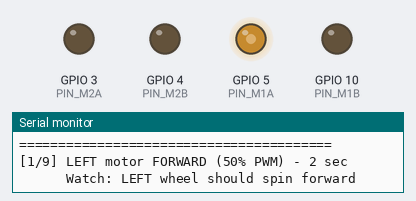
Bench run of a sketch on a simulated Seeed XIAO ESP32-C3. On the bench: output pins drawn as LEDs (lit = HIGH), the last lines printed to the serial monitor.

Above: at 3.1 s.
At 6.1 s:
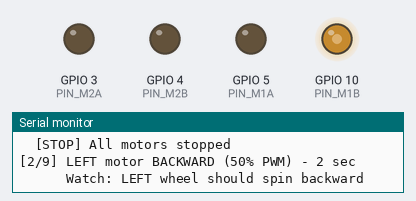
At 9.1 s:
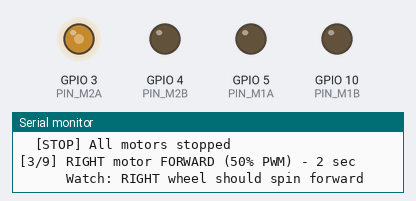
At 18.1 s:
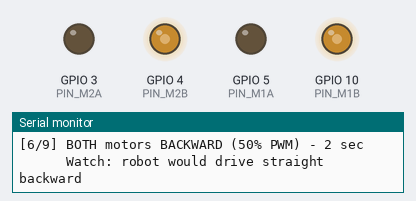
At 25.6 s:
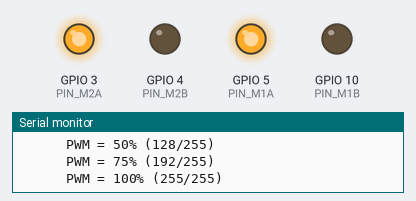
At 33.1 s:
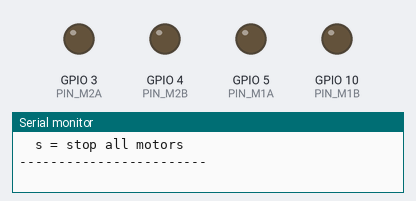
Timing chart, 0 to 34.6 s (numbered marks = the images above):
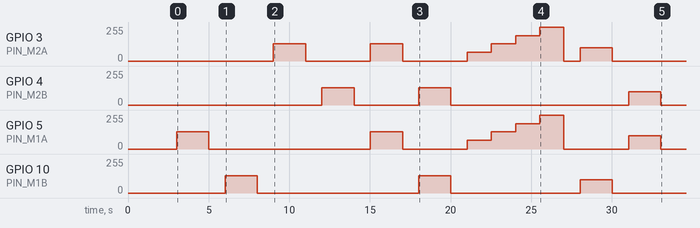

The sketch:

ESP32_C3_MDD3A_Motor_Driver.ino
```cpp
/*
  test_motors_mdd3a.ino — XIAO ESP32-C3 + Cytron MDD3A
  ========================================================

  PURPOSE:
    Test the Cytron MDD3A motor driver in isolation BEFORE
    running the full balance robot code. No IMU, no RPi UART,
    no PPO policy — just direct motor control to confirm:

      1. Both motors spin in the correct direction
      2. PWM speed control works at different duty cycles
      3. Wiring (M1A/M1B/M2A/M2B) is correct
      4. Left and right motors are not swapped

  WIRING (Cytron MDD3A, confirmed GPIO numbers):
    M1A = GPIO5    left motor forward PWM
    M1B = GPIO10   left motor backward PWM
    M2A = GPIO3    right motor forward PWM
    M2B = GPIO4    right motor backward PWM
    GND = shared with battery negative
    VCC (battery+) = 3S LiPo positive, 4-16V range

  HOW TO USE:
    1. Wire up MDD3A per above, motors connected to M1/M2 outputs
    2. Upload this sketch
    3. Open Serial Monitor at 115200 baud
    4. Robot will run through a fixed test sequence automatically
    5. Watch physically which wheel moves and in which direction
    6. Note results, then send single-letter commands via
       Serial Monitor to test manually:

  MANUAL COMMANDS (type in Serial Monitor, press Enter):
    f = both motors forward  (slow, 30% PWM)
    b = both motors backward (slow, 30% PWM)
    l = left motor only, forward
    r = right motor only, forward
    j = turn LEFT  (pivot — left back, right forward)
    k = turn RIGHT (pivot — left forward, right back)
    1 = test 25% PWM both forward
    2 = test 50% PWM both forward
    3 = test 75% PWM both forward
    4 = test 100% PWM both forward
    s = stop all motors

  WHAT TO CHECK:
    - Does "left motor forward" actually spin the LEFT wheel
      in the direction that would drive the robot FORWARD?
    - Does "right motor forward" spin the RIGHT wheel forward?
    - If a wheel spins backward when commanded forward, swap
      M_A and M_B wires for that motor (do not change code —
      easier to physically swap two wires than re-flash).
    - TURN LEFT: left wheel back, right wheel forward — robot
      should pivot counter-clockwise (turning left) in place.
    - TURN RIGHT: left wheel forward, right wheel back — robot
      should pivot clockwise (turning right) in place.
    - Does motor speed visibly increase from 25% to 100% PWM?
    - Does the motor respond promptly, no major delay or stutter?

  SAFETY:
    Lift the robot off the ground or remove wheels before testing
    so it does not drive off the table while you are watching pins.
*/

// ── Motor pins — Cytron MDD3A ─────────────────────────────────
// Pin assignment matches actual physical wiring on this robot
#define PIN_M1A   5    // Left  motor forward PWM
#define PIN_M1B   10   // Left  motor backward PWM
#define PIN_M2A   3    // Right motor forward PWM
#define PIN_M2B   4    // Right motor backward PWM

#define PWM_FREQ       20000
#define PWM_RESOLUTION 8

// ─────────────────────────────────────────────────────────────

void motors_stop() {
    ledcWrite(PIN_M1A, 0);
    ledcWrite(PIN_M1B, 0);
    ledcWrite(PIN_M2A, 0);
    ledcWrite(PIN_M2B, 0);
    Serial.println("  [STOP] All motors stopped");
}

void set_left(int pwm_signed) {
    // pwm_signed: -255 to +255. Positive = forward, negative = backward
    pwm_signed = constrain(pwm_signed, -255, 255);
    uint32_t duty = (uint32_t)abs(pwm_signed);
    if (pwm_signed > 0) {
        ledcWrite(PIN_M1A, duty);
        ledcWrite(PIN_M1B, 0);
    } else if (pwm_signed < 0) {
        ledcWrite(PIN_M1A, 0);
        ledcWrite(PIN_M1B, duty);
    } else {
        ledcWrite(PIN_M1A, 0);
        ledcWrite(PIN_M1B, 0);
    }
}

void set_right(int pwm_signed) {
    pwm_signed = constrain(pwm_signed, -255, 255);
    uint32_t duty = (uint32_t)abs(pwm_signed);
    if (pwm_signed > 0) {
        ledcWrite(PIN_M2A, duty);
        ledcWrite(PIN_M2B, 0);
    } else if (pwm_signed < 0) {
        ledcWrite(PIN_M2A, 0);
        ledcWrite(PIN_M2B, duty);
    } else {
        ledcWrite(PIN_M2A, 0);
        ledcWrite(PIN_M2B, 0);
    }
}

// ─────────────────────────────────────────────────────────────

void run_auto_sequence() {
    Serial.println("\n========================================");
    Serial.println("  AUTO TEST SEQUENCE STARTING");
    Serial.println("========================================\n");

    // ── Test 1: Left motor forward ─────────────────────────
    Serial.println("[1/9] LEFT motor FORWARD (50% PWM) - 2 sec");
    Serial.println("      Watch: LEFT wheel should spin forward");
    set_left(128);
    set_right(0);
    delay(2000);
    motors_stop();
    delay(1000);

    // ── Test 2: Left motor backward ────────────────────────
    Serial.println("\n[2/9] LEFT motor BACKWARD (50% PWM) - 2 sec");
    Serial.println("      Watch: LEFT wheel should spin backward");
    set_left(-128);
    set_right(0);
    delay(2000);
    motors_stop();
    delay(1000);

    // ── Test 3: Right motor forward ────────────────────────
    Serial.println("\n[3/9] RIGHT motor FORWARD (50% PWM) - 2 sec");
    Serial.println("      Watch: RIGHT wheel should spin forward");
    set_left(0);
    set_right(128);
    delay(2000);
    motors_stop();
    delay(1000);

    // ── Test 4: Right motor backward ───────────────────────
    Serial.println("\n[4/9] RIGHT motor BACKWARD (50% PWM) - 2 sec");
    Serial.println("      Watch: RIGHT wheel should spin backward");
    set_left(0);
    set_right(-128);
    delay(2000);
    motors_stop();
    delay(1000);

    // ── Test 5: Both forward (robot should drive straight) ─
    Serial.println("\n[5/9] BOTH motors FORWARD (50% PWM) - 2 sec");
    Serial.println("      Watch: robot would drive straight forward");
    set_left(128);
    set_right(128);
    delay(2000);
    motors_stop();
    delay(1000);

    // ── Test 6: Both backward ──────────────────────────────
    Serial.println("\n[6/9] BOTH motors BACKWARD (50% PWM) - 2 sec");
    Serial.println("      Watch: robot would drive straight backward");
    set_left(-128);
    set_right(-128);
    delay(2000);
    motors_stop();
    delay(1000);

    // ── Test 7: PWM ramp — confirm speed control works ────
    Serial.println("\n[7/9] PWM RAMP TEST - both motors forward");
    Serial.println("      Watch: speed should visibly increase");
    int ramp_values[] = {64, 128, 192, 255};
    const char* labels[] = {"25%", "50%", "75%", "100%"};
    for (int i = 0; i < 4; i++) {
        Serial.print("      PWM = ");
        Serial.print(labels[i]);
        Serial.print(" (");
        Serial.print(ramp_values[i]);
        Serial.println("/255)");
        set_left(ramp_values[i]);
        set_right(ramp_values[i]);
        delay(1500);
    }
    motors_stop();
    delay(1000);

    // ── Test 8: Turn LEFT (left wheel back, right wheel forward) ──
    Serial.println("\n[8/9] TURN LEFT - left back, right forward");
    Serial.println("      Watch: robot would pivot LEFT in place");
    set_left(-100);
    set_right(100);
    delay(2000);
    motors_stop();
    delay(1000);

    // ── Test 9: Turn RIGHT (left wheel forward, right wheel back) ──
    Serial.println("\n[9/9] TURN RIGHT - left forward, right back");
    Serial.println("      Watch: robot would pivot RIGHT in place");
    set_left(100);
    set_right(-100);
    delay(2000);
    motors_stop();

    Serial.println("\n========================================");
    Serial.println("  AUTO SEQUENCE COMPLETE");
    Serial.println("========================================");
    Serial.println("\nIf any direction was wrong, swap the two");
    Serial.println("motor wires (M_A <-> M_B) for that motor.");
    Serial.println("\nEntering manual mode. Commands:");
    print_menu();
}

void print_menu() {
    Serial.println("\n--- Manual Commands ---");
    Serial.println("  f = both forward (30%)   b = both backward (30%)");
    Serial.println("  l = left only forward     r = right only forward");
    Serial.println("  j = turn LEFT  (pivot)    k = turn RIGHT (pivot)");
    Serial.println("  1 = 25% PWM   2 = 50% PWM   3 = 75% PWM   4 = 100% PWM");
    Serial.println("  s = stop all motors");
    Serial.println("------------------------\n");
}

// ─────────────────────────────────────────────────────────────

void setup() {
    Serial.begin(115200);
    while (!Serial && millis() < 3000) { ; }   // wait briefly for USB

    ledcAttach(PIN_M1A, PWM_FREQ, PWM_RESOLUTION);
    ledcAttach(PIN_M1B, PWM_FREQ, PWM_RESOLUTION);
    ledcAttach(PIN_M2A, PWM_FREQ, PWM_RESOLUTION);
    ledcAttach(PIN_M2B, PWM_FREQ, PWM_RESOLUTION);
    motors_stop();

    delay(1000);
    Serial.println("XIAO ESP32-C3 + Cytron MDD3A Motor Test");
    Serial.println("Lift robot off ground before testing!\n");
    delay(2000);

    run_auto_sequence();
}

// ─────────────────────────────────────────────────────────────

void loop() {
    if (Serial.available()) {
        char cmd = Serial.read();

        switch (cmd) {
            case 'f':
                Serial.println("Both FORWARD (30%)");
                set_left(76); set_right(76);
                break;
            case 'b':
                Serial.println("Both BACKWARD (30%)");
                set_left(-76); set_right(-76);
                break;
            case 'l':
                Serial.println("LEFT only FORWARD (50%)");
                set_left(128); set_right(0);
                break;
            case 'r':
                Serial.println("RIGHT only FORWARD (50%)");
                set_left(0); set_right(128);
                break;
            case 'j':
                Serial.println("TURN LEFT (pivot, 40% PWM)");
                set_left(-100); set_right(100);
                break;
            case 'k':
                Serial.println("TURN RIGHT (pivot, 40% PWM)");
                set_left(100); set_right(-100);
                break;
            case '1':
                Serial.println("25% PWM both forward");
                set_left(64); set_right(64);
                break;
            case '2':
                Serial.println("50% PWM both forward");
                set_left(128); set_right(128);
                break;
            case '3':
                Serial.println("75% PWM both forward");
                set_left(192); set_right(192);
                break;
            case '4':
                Serial.println("100% PWM both forward");
                set_left(255); set_right(255);
                break;
            case 's':
                motors_stop();
                break;
            case '\n':
            case '\r':
                break;   // ignore newline/carriage return
            default:
                Serial.print("Unknown command: ");
                Serial.println(cmd);
                print_menu();
        }
    }
}
```
